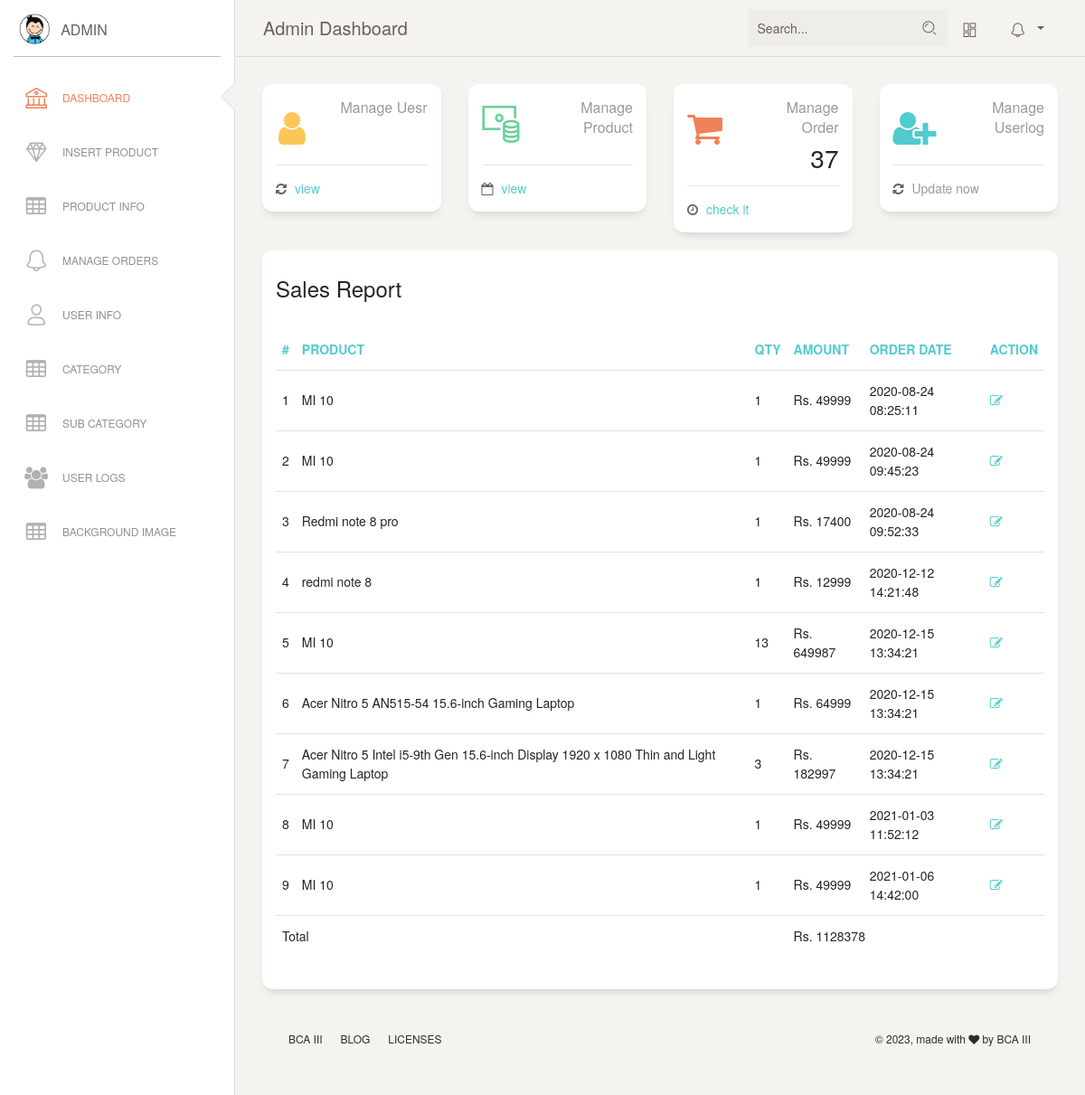
The page /admin/dashboard.php (signed in) on the database its author committed.
### tables this page shows
CREATE TABLE `orders` (
  `id` int(11) NOT NULL,
  `userId` int(11) DEFAULT NULL,
  `productId` varchar(255) DEFAULT NULL,
  `quantity` int(11) DEFAULT NULL,
  `orderDate` timestamp NOT NULL DEFAULT current_timestamp(),
  `paymentMethod` varchar(50) DEFAULT NULL,
  `orderStatus` varchar(55) DEFAULT NULL,
  `size` varchar(100) NOT NULL
);

CREATE TABLE `products` (
  `id` int(11) NOT NULL,
  `category` int(11) NOT NULL,
  `subCategory` int(11) DEFAULT NULL,
  `productName` varchar(255) DEFAULT NULL,
  `productCompany` varchar(255) DEFAULT NULL,
  `productPrice` int(11) DEFAULT NULL,
  `productPriceBeforeDiscount` int(11) DEFAULT NULL,
  `productDescription` longtext DEFAULT NULL,
  `productImage1` varchar(255) DEFAULT NULL,
  `productImage2` varchar(255) DEFAULT NULL,
  `productImage3` varchar(255) DEFAULT NULL,
  `shippingCharge` int(11) DEFAULT NULL,
  `productAvailability` varchar(255) DEFAULT NULL,
  `postingDate` timestamp NULL DEFAULT current_timestamp(),
  `updationDate` varchar(255) DEFAULT NULL,
  `size` varchar(100) NOT NULL,
  `jeanssize` varchar(100) NOT NULL
);

### admin/include/body.php (the view, shortened to what this page needs)
<?php
$res=mysqli_query($con,"select *from orders");
$max=0;
while($row=mysqli_fetch_array($res))
{ $max++; }
?>
 <div class="content">
        <div class="row">
          <div class="col-lg-3 col-md-6 col-sm-6">
            <div class="card card-stats">
              <div class="card-body ">
                <div class="row">
                  <div class="col-5 col-md-4">
                    <div class="icon-big text-center icon-warning">
                      <i class="fa fa-user text-warning"></i>
                    </div>
                  </div>
                  <div class="col-7 col-md-8">
                    <div class="numbers">
                      <p class="card-category">Manage  uesr </p>
                    </div>
                  </div>
                </div>
              </div>
              <div class="card-footer ">
                <hr>
                <div class="stats">
                  <a href="user_info.php"><i class="fa fa-refresh"></i>
                  view </a>
                </div>
              </div>
            </div>
          </div>
          <div class="col-lg-3 col-md-6 col-sm-6">
            <div class="card card-stats">
              <div class="card-body ">
                <div class="row">
                  <div class="col-5 col-md-4">
                    <div class="icon-big text-center icon-warning">
                      <i class="nc-icon nc-money-coins text-success"></i>
                    </div>
                  </div>
                  <div class="col-8 col-md-8">
                    <div class="numbers">
                      <p class="card-category">Manage product</p>
                    </div>
                  </div>
                </div>
              </div>
              <div class="card-footer ">
                <hr>
                <div class="stats">
                   <a href="product_info.php"><i class="fa fa-calendar-o"></i>
                 view</a>
                </div>
              </div>
            </div>
          </div>
          <br>
          <div class="col-lg-3 col-md-6 col-sm-6">
            <div class="card card-stats">
              <div class="card-body ">
                <div class="row">
                  <div class="col-5 col-md-4">
                    <div class="icon-big text-center icon-warning">
                      <i class="fa fa-shopping-cart text-danger"></i>
                    </div>
                  </div>
                  <div class="col-7 col-md-8">
                    <div class="numbers">
                      <p class="card-category">Manage order</p>
                      <p class="card-title"><?php echo $max; ?><p>
                    </div>
                  </div>
                </div>
              </div>
              <div class="card-footer ">
                <hr>
                <div class="stats">
                 <a href="orders.php"> <i class="fa fa-clock-o"></i>
                  check it</a>
                </div>
              </div>
            </div>
          </div>
          <div class="col-lg-3 col-md-6 col-sm-6">
            <div class="card card-stats">
              <div class="card-body ">
                <div class="row">
                  <div class="col-5 col-md-4">
                    <div class="icon-big text-center icon-warning">
                      <i class="fa fa-user-plus text-primary"></i>
                    </div>
                  </div>
                  <div class="col-7 col-md-8">
                    <div class="numbers">
                      <p class="card-category">manage userlog </p>
                    </div>
                  </div>
                </div>
              </div>
              <div class="card-footer ">
                <hr>
                <div class="stats">
                  <i class="fa fa-refresh"></i>
                  Update now
                </div>
              </div>
            </div>
          </div>
        </div>
        <div class="content">
        <div class="row">
          <div class="col-md-12">
            <div class="card">
              <div class="card-header">
                <h4 class="card-title">Sales Report</h4>
              </div>
              <div class="card-body">
              <div class="table-responsive">
                  <table class="table">
                   <thead class=" text-primary">
                    <tr>
                      <th>#</th>
                      <th>Product </th>
                      <th>Qty </th>
                      <th>Amount </th>
                      <th>Order Date</th>
                      <th>Action</th>
                    </tr>
                  </thead>
                  <tbody>
<?php
$st='Delivered';
$query=mysqli_query($con,"select users.name as username,users.email as useremail,users.contactno as usercontact,users.shippingAddress as shippingaddress,users.shippingCity as shippingcity,users.shippingState as shippingstate,users.shippingPincode as shippingpincode,products.productName as productname,products.shippingCharge as shippingcharge,orders.quantity as quantity,orders.orderDate as orderdate,products.productPrice as productprice,orders.id as id  from orders join users on  orders.userId=users.id join products on products.id=orders.productId where orders.orderStatus='$st'");
$cnt=1;
$amt=0;
while($row=mysqli_fetch_array($query))
{
?>
                    <tr>
                      <td><?php echo htmlentities($cnt);?></td>
                      <td><?php echo htmlentities($row['productname']);?></td>
                      <td><?php echo htmlentities($row['quantity']);?></td>
                      <td><?php echo "Rs. ".htmlentities($row['quantity']*$row['productprice']+$row['shippingcharge']);?></td>
                      <td><?php echo htmlentities($row['orderdate']);?></td>
                      <td>    <a href="updateorder.php?oid=<?php echo htmlentities($row['id']);?>" title="Update order" target="_blank"><i class="fa fa-edit"></i></a>
                      </td>
                      </tr>
                    <?php $cnt=$cnt+1;
                    $amt+=$row['quantity']*$row['productprice']+$row['shippingcharge'];
                     } ?>
                     <thead>
                     <tr>
                       <td colspan="3">Total</td>
                       <td  colspan="3"><?php echo "Rs. ".$amt; ?></td>
                     </tr>
                     </thead>
                    </tbody>
                </table>
</div>
              </div>
            </div>
          </div>
        </div>
        </div>
   <?php
   include"footer.php";
   ?>
    </div>
  </div>

### rows shown on the page
orders: productId.productName "MI 10", quantity "1", $row['quantity']*$row['productprice']+$row['shippingcharge'] "49999", orderDate "2020-08-24 08:25:11"
orders: productId.productName "MI 10", quantity "1", $row['quantity']*$row['productprice']+$row['shippingcharge'] "49999", orderDate "2020-08-24 09:45:23"
orders: productId.productName "Redmi note 8 pro", quantity "1", $row['quantity']*$row['productprice']+$row['shippingcharge'] "17400", orderDate "2020-08-24 09:52:33"
orders: productId.productName "redmi note 8", quantity "1", $row['quantity']*$row['productprice']+$row['shippingcharge'] "12999", orderDate "2020-12-12 14:21:48"
orders: productId.productName "MI 10", quantity "13", $row['quantity']*$row['productprice']+$row['shippingcharge'] "649987", orderDate "2020-12-15 13:34:21"
orders: productId.productName "Acer Nitro 5 AN515-54 15.6-inch Gaming Laptop", quantity "1", $row['quantity']*$row['productprice']+$row['shippingcharge'] "64999", orderDate "2020-12-15 13:34:21"
orders: productId.productName "Acer Nitro 5 Intel i5-9th Gen 15.6-inch Display 1920 x 1080 Thin and Light Gaming Laptop", quantity "3", $row['quantity']*$row['productprice']+$row['shippingcharge'] "182997", orderDate "2020-12-15 13:34:21"
orders: productId.productName "MI 10", quantity "1", $row['quantity']*$row['productprice']+$row['shippingcharge'] "49999", orderDate "2021-01-03 11:52:12"
orders: productId.productName "MI 10", quantity "1", $row['quantity']*$row['productprice']+$row['shippingcharge'] "49999", orderDate "2021-01-06 14:42:00"

### other values the page prints
$max "37"
$amt "1128378"
